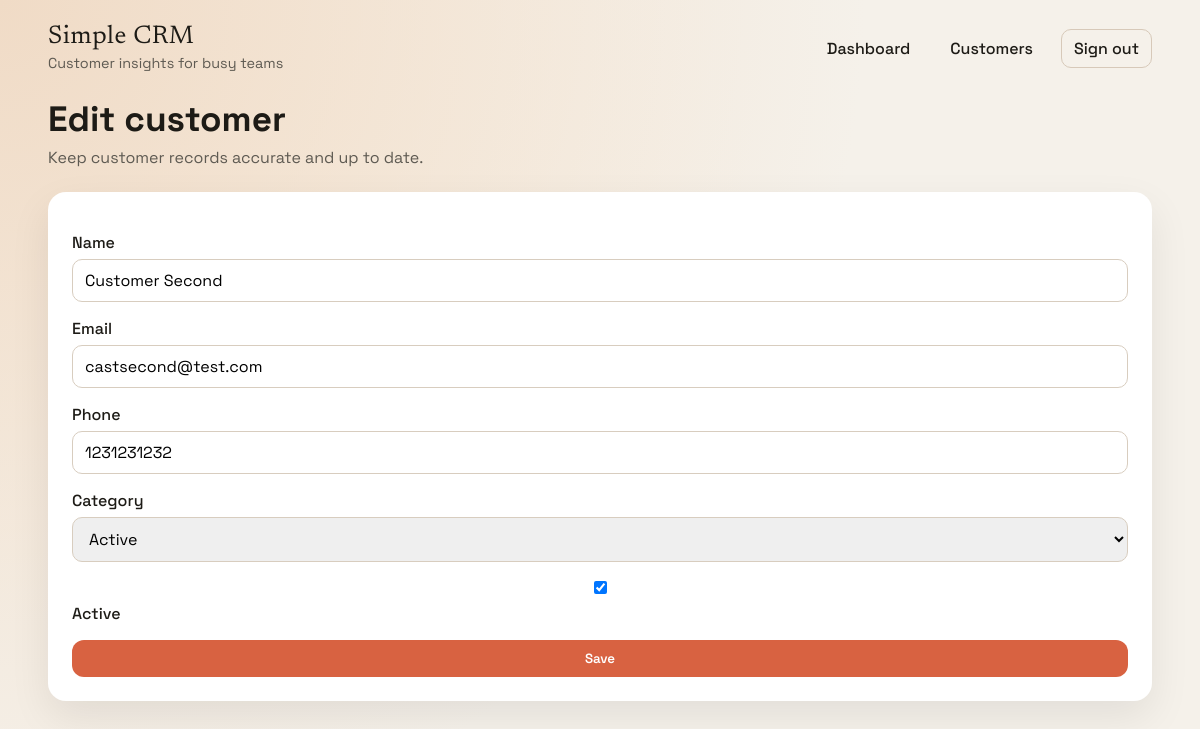
Page /customers/6/edit (signed in) on the committed database.
### app/models.py (models this page shows)
class Customer(db.Model):
    id = db.Column(db.Integer, primary_key=True)
    name = db.Column(db.String(150), nullable=False)
    email = db.Column(db.String(150))
    phone = db.Column(db.String(50))
    category = db.Column(db.String(20), nullable=False)
    active = db.Column(db.Boolean, default=True)
    created_at = db.Column(db.DateTime, default=datetime.utcnow)
    created_by_id = db.Column(db.Integer, db.ForeignKey("user.id"))
    created_by = db.relationship("User", back_populates="customers")
    interactions = db.relationship(
        "Interaction", back_populates="customer", cascade="all, delete-orphan"
    )

### app/routes.py (the view)
@web_bp.route("/customers/<int:customer_id>/edit", methods=["GET"])
@login_required
def customer_edit(customer_id):
    customer = Customer.query.get_or_404(customer_id)
    _ensure_customer_access(customer)
    return render_template(
        "customer_form.html",
        customer=customer,
        categories=CUSTOMER_CATEGORIES,
    )

### app/__init__.py (called while the page is built)
@login_manager.user_loader
def load_user(user_id):
    from .models import User
    return User.query.get(int(user_id))

### app/utils.py (called while the page is built)
def _ensure_customer_access(customer):
    if current_user.role == ROLE_EMPLOYEE and customer.created_by_id != current_user.id:
        abort(403)

### app/templates/customer_form.html
{% extends 'base.html' %}
{% block content %}
<section class="page-header">
  <div>
    <h1>{% if customer %}Edit customer{% else %}New customer{% endif %}</h1>
    <p class="muted">Keep customer records accurate and up to date.</p>
  </div>
</section>
<section class="panel">
  {% if customer %}
    {% set form_action = "/api/customers/{}/edit".format(customer.id) %}
  {% else %}
    {% set form_action = "/api/customers/new" %}
  {% endif %}
  <form class="form-grid" method="post" action="{{ form_action }}">
    <label>
      <span>Name</span>
      <input type="text" name="name" required value="{{ customer.name if customer }}">
    </label>
    <label>
      <span>Email</span>
      <input type="email" name="email" value="{{ customer.email if customer }}">
    </label>
    <label>
      <span>Phone</span>
      <input type="text" name="phone" value="{{ customer.phone if customer }}">
    </label>
    <label>
      <span>Category</span>
      <select name="category" required>
        {% for category in categories %}
          <option value="{{ category }}" {% if customer and customer.category == category %}selected{% endif %}>
            {{ category }}
          </option>
        {% endfor %}
      </select>
    </label>
    {% if customer %}
      <label class="checkbox">
        <input type="checkbox" name="active" {% if customer.active %}checked{% endif %}>
        <span>Active</span>
      </label>
    {% endif %}
    <button class="primary" type="submit">Save</button>
  </form>
</section>
{% endblock %}

### app/static/app.css (style rules this page uses)
:root { --bg: #f5f1ea; --surface: #ffffff; --ink: #1d1b16; --muted: #5e5a52; --accent: #d86241; --accent-dark: #b0472a; --accent-soft: #f7d4c4; --shadow: 0 16px 40px rgba(0, 0, 0, 0.08); --radius: 18px; }
* { box-sizing: border-box; }
body { margin: 0; font-family: "Space Grotesk", "Trebuchet MS", sans-serif; color: var(--ink); background: radial-gradient(circle at top left, #f0dbc6, transparent 60%), radial-gradient(circle at 20% 20%, #f8f1e6, transparent 45%), var(--bg); min-height: 100vh; }
.page-header { display: flex; align-items: center; justify-content: space-between; flex-wrap: wrap; gap: 16px; margin-bottom: 24px; }
.page-header h1 { margin: 0 0 6px; font-size: clamp(1.6rem, 3vw, 2.2rem); }
.muted { color: var(--muted); margin: 0; }
.form-grid { display: grid; gap: 16px; margin-top: 16px; }
.form-grid label, .filter-bar label { display: grid; gap: 6px; font-weight: 500; }
input, select, textarea { padding: 10px 12px; border-radius: 10px; border: 1px solid #d8cdbf; font-family: inherit; font-size: 1rem; }
.checkbox { display: flex; align-items: center; gap: 10px; font-weight: 500; }
button, .primary, .ghost, .danger { font-family: inherit; border: none; cursor: pointer; padding: 10px 16px; border-radius: 12px; text-decoration: none; font-weight: 600; }
.primary { background: var(--accent); color: #fff; }
.panel { background: var(--surface); padding: 24px; border-radius: var(--radius); margin-bottom: 24px; box-shadow: var(--shadow); }

### rows in the picture
Customer: name "Customer Second", email "castsecond@test.com", phone "1231231232", category "Active", active "☑"
